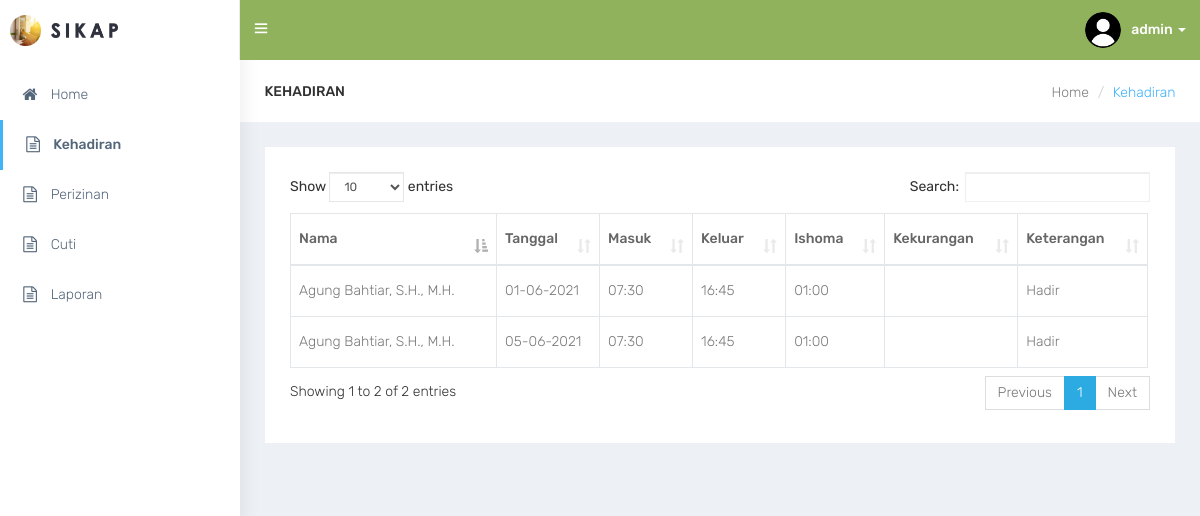
Screenshot of /kehadiran (signed in) with the database file from the repository.
### tables this page shows
CREATE TABLE `user` (
  `us_id` int(11) NOT NULL,
  `ac_id` int(11) NOT NULL,
  `us_username` varchar(30) NOT NULL,
  `us_password` varchar(100) NOT NULL,
  `us_photo` varchar(100) NOT NULL,
  `us_email` varchar(30) NOT NULL
);

CREATE TABLE `kehadiran` (
  `pe_id` int(100) NOT NULL,
  `tanggal` varchar(100) NOT NULL,
  `jam_masuk` varchar(100) NOT NULL,
  `jam_keluar` varchar(100) NOT NULL,
  `ishoma` varchar(100) NOT NULL,
  `kekurangan` varchar(100) NOT NULL,
  `keterangan` varchar(100) NOT NULL,
  `id` int(100) NOT NULL
);

CREATE TABLE `pegawai` (
  `pe_id` int(11) NOT NULL,
  `pe_nama` varchar(255) NOT NULL,
  `pe_nip` varchar(30) NOT NULL,
  `pa_id` int(11) NOT NULL,
  `pe_tempat_lahir` varchar(100) NOT NULL,
  `pe_tanggal_lahir` date NOT NULL,
  `pe_jenis_kelamin` varchar(20) NOT NULL,
  `ag_id` int(11) NOT NULL,
  `st_id` int(11) NOT NULL,
  `pe_no_hp` varchar(15) NOT NULL,
  `pe_email` varchar(100) NOT NULL,
  `pe_no_bpjs` varchar(30) NOT NULL,
  `pr_id` char(2) NOT NULL,
  `kb_id` char(4) NOT NULL,
  `kc_id` char(7) NOT NULL,
  `kl_id` char(10) NOT NULL,
  `pe_alamat` varchar(255) NOT NULL,
  `pe_hobi` varchar(100) NOT NULL
);

### kehadiran.php (the view)
<?php
  $stmt = $conn->prepare("SELECT pe_nama, kehadiran.* FROM kehadiran JOIN pegawai on kehadiran.pe_id=pegawai.pe_id ORDER BY kehadiran.id");
  $stmt->execute();
  $result = $stmt->fetchAll(PDO::FETCH_ASSOC);
?>
        <div id="page-wrapper">
            <div class="container-fluid">
                <div class="row bg-title">
                    <div class="col-lg-3 col-md-4 col-sm-4 col-xs-12">
                        <h4 class="page-title">Kehadiran</h4>
                    </div>
                    <div class="col-lg-9 col-sm-8 col-md-8 col-xs-12">
                        <ol class="breadcrumb">
                            <li><a href="index">Home</a></li>
                            <li class="active">Kehadiran</li>
                        </ol>
                    </div>
                </div>
                <div class="row">
                    <div class="col-sm-12">
                        <div class="white-box">
                            <div class="table-responsive">
                                <table class="table table-bordered" id="table_id">
                                    <thead>
                                        <tr>
                                            <th>Nama</th>
                                            <th>Tanggal</th>
                                            <th>Masuk</th>
                                            <th>Keluar</th>
                                            <th>Ishoma</th>
                                            <th>Kekurangan</th>
											<th>Keterangan</th>
                                        </tr>
                                    </thead>
                                    <tbody>
									<?php foreach($result as $row) { ?>
                                        <tr>
                                            <td><?php echo $row['pe_nama']; ?></td>
                                            <td><?php echo $row['tanggal']; ?></td>
                                            <td><?php echo $row['jam_masuk']; ?></td>
                                            <td><?php echo $row['jam_keluar']; ?></td>
                                            <td><?php echo $row['ishoma']; ?></td>
                                            <td><?php echo $row['kekurangan']; ?></td>
                                            <td><?php echo $row['keterangan']; ?></td>
                                        </tr>
                                    <?php } ?>
                                    </tbody>
                                </table>
                            </div>
                        </div>
                    </div>
                </div>
            </div>
        </div>

### lib/lib-topbar.php (shortened to what this page needs)
   <nav class="navbar navbar-default navbar-static-top m-b-0">
       <div class="navbar-header" style="background: #91b25c;">
           <div class="top-left-part">
               <a class="logo" href="index">
                   <b>
                   <img src="images/admin-lg.png" alt="home" class="light-logo" style="max-height: 31px;" /></b>
                   <span class="hidden-xs">
                   <img src="images/admin-tx.png" alt="home" class="light-logo" style="max-height: 15px;" /></span>
               </a>
           </div>
           <ul class="nav navbar-top-links navbar-left">
               <li><a href="javascript:void(0)" class="open-close waves-effect waves-light"><i class="ti-menu"></i></a></li>
           </ul>
           <?php
require_once(__DIR__.'/config.php');
$id = $_SESSION['id'];
               $sql = "SELECT * FROM user JOIN access_control USING(ac_id) WHERE us_id='$id'";
               $query = $conn->query($sql);
               $data = $query->fetch(PDO::FETCH_OBJ);
           ?>
           <ul class="nav navbar-top-links navbar-right pull-right">
               <li class="dropdown">
                   <a class="dropdown-toggle profile-pic" data-toggle="dropdown" href="#"> <img src="images/user/<?php echo $data->us_photo;?>" alt="user-img" width="36" class="img-circle"><b class="hidden-xs"><?php echo $data->us_username;?> </b><span class="caret"></span> </a>
               </li>
           </ul>
       </div>
   </nav>

### css/default.css (style rules this page uses)
body { background: #fff; }
.top-left-part { background: #fff; }
.top-left-part .light-logo { display: inline-block; }
.navbar-header { background: #2f323e; }
.navbar-top-links > li > a { color: #ffffff; }
.bg-title .breadcrumb .active { color: #41b3f9; }

### rows the page displays
user: us_photo (picture), us_username "admin"
kehadiran: pe.pe_nama "Agung Bahtiar, S.H., M.H.", tanggal "01-06-2021", jam_masuk "07:30", jam_keluar "16:45", ishoma "01:00", keterangan "Hadir"
kehadiran: pe.pe_nama "Agung Bahtiar, S.H., M.H.", tanggal "05-06-2021", jam_masuk "07:30", jam_keluar "16:45", ishoma "01:00", keterangan "Hadir"
